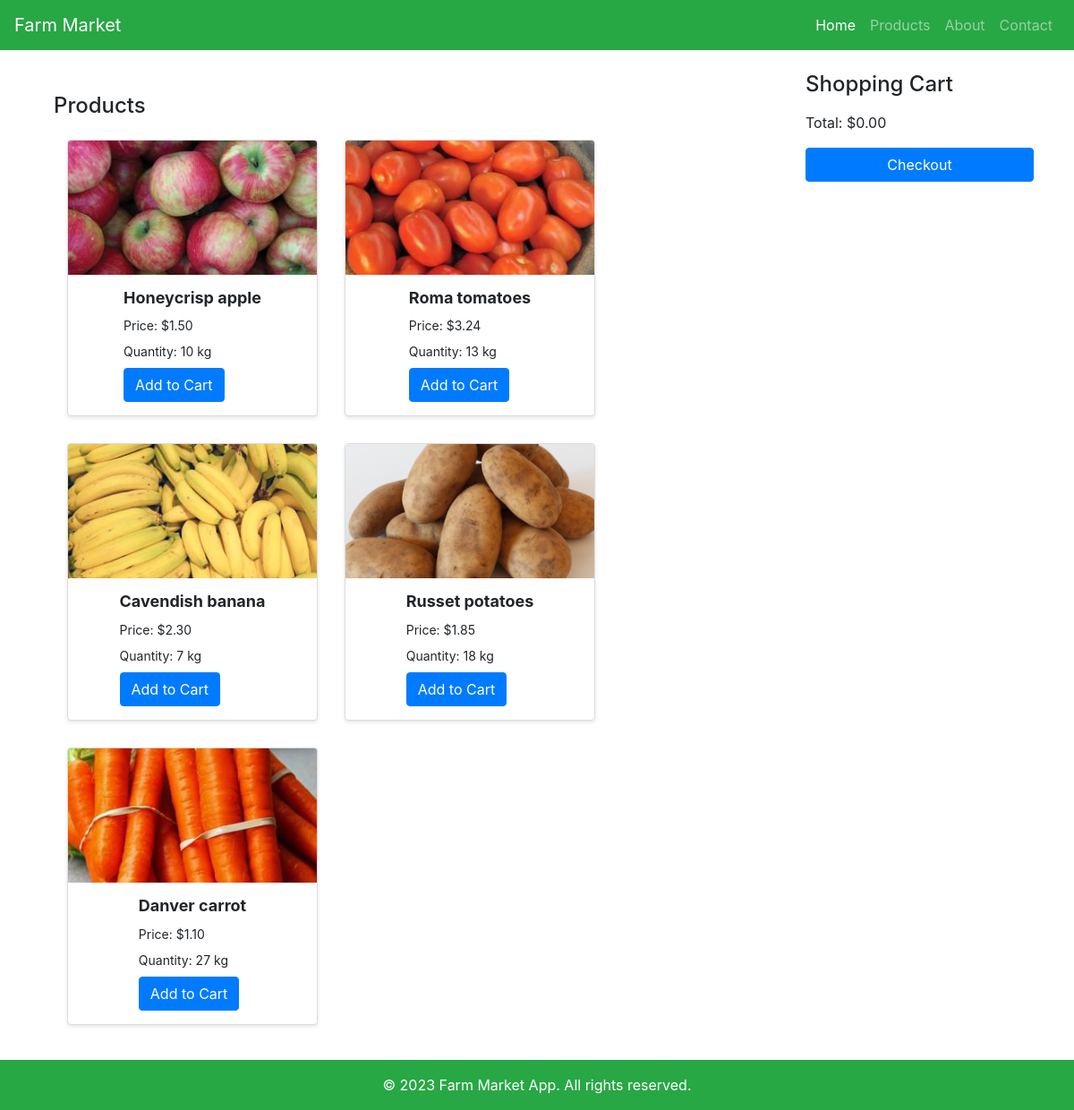
Page /list/ on the committed database.
### FarmApp/models.py (models this page shows, shortened)
class Product(models.Model):
    name = models.CharField(max_length=200)
    description = models.TextField()
    price = models.DecimalField(max_digits=10,decimal_places=2)
    category = models.ForeignKey(Category,on_delete=models.CASCADE)
    image = models.ImageField(upload_to='products/',blank=True,null=True)
    quantity = models.IntegerField(default=0)

### FarmApp/views.py (the view, shortened to what this page needs)
# urls.py: path('list/',product_list,name='product-list'),
def product_list(request):
    products = Product.objects.all()
    cart = request.session.get('cart', {})
    cart_items = {}
    total_price = 0
    context = {
        'products': products,
        'cart_items': cart_items,
        'total_price': total_price,
    }
    return render(request, 'shop/productlist.html', context)

### FarmApp/templates/Shop/productlist.html (shortened to what this page needs)
{% extends 'Shop/main-page.html' %}
    {% block content %}
</head>
<body>
<div class="container mt-4">
    <div class="row">
        <div class="col-md-9">
            <div class="container mt-4">
                <div class="row">
                    <div class="col-md-12">
                        <h4>Products</h4>
                        <div class="d-flex flex-wrap">
                            {% for product in products %}
                            <div class="card custom-card">
                                <img class="card-img-top" src="{{ product.image.url }}" alt="{{ product.name }}">
                                <div class="card-body">
                                    <h5 class="card-title">{{ product.name }}</h5>
                                    <p class="card-text">Price: ${{ product.price }}</p>
                                    <p class="card-text">Quantity: {{ product.quantity }} kg</p>
                                    <a href="{% url 'add_to_cart' product.id %}" class="btn btn-primary">Add to Cart</a>
                                </div>
                            </div>
                            {% endfor %}
                        </div>
                    </div>
                </div>
            </div>
        </div>
        <div class="col-md-3">
    <div class="cart-container">
        <h4>Shopping Cart</h4>
        <div class="total">
            Total: ${{ total_price|floatformat:2 }}
        </div>
        <a href="{% url 'checkout' %}" class="btn btn-primary btn-block mt-3">Checkout</a>
    </div>
</div>
    </div>
</div>
{% endblock content %}

### FarmApp/templates/Shop/main-page.html (shortened to what this page needs)
{% load static %}
<!DOCTYPE html>
<html lang="en">
<head>
    <link rel="stylesheet" href="https://stackpath.bootstrapcdn.com/bootstrap/4.5.2/css/bootstrap.min.css">
    <link rel="stylesheet" type="text/css" href="{% static 'css/main.css' %}">
</head>
<body>
<nav class="navbar navbar-expand-lg navbar-dark bg-success">
    <a class="navbar-brand" href="#">Farm Market</a>
    <div class="collapse navbar-collapse" id="navbarNav">
        <ul class="navbar-nav ml-auto">
            <li class="nav-item active">
                <a class="nav-link" href="#">Home</a>
            </li>
            <li class="nav-item">
                <a class="nav-link" href="{% url 'product-list' %}">Products</a>
            </li>
            <li class="nav-item">
                <a class="nav-link" href="#">About</a>
            </li>
            <li class="nav-item">
                <a class="nav-link" href="#">Contact</a>
            </li>
        </ul>
    </div>
</nav>
{% block content %}
{% endblock content %}
<footer class="bg-success text-white text-center p-3 mt-4">
    &copy; 2023 Farm Market App. All rights reserved.
</footer>
</body>
</html>

### FarmApp/templates/Shop/main-page.html (style rules this page uses)
body>nav { background-color: #28a745; }
footer { background-color: #28a745; color: #f8f9fa; padding: 10px; }
body { display: flex; flex-direction: column; min-height: 100vh; }

### FarmApp/templates/Shop/productlist.html (style rules this page uses)
body > nav { background-color: #28a745; }
.custom-card { border: 1px solid #dcdcdc; box-shadow: 0px 2px 4px rgba(0, 0, 0, 0.1); transition: transform 0.3s ease; display: flex; align-items: center; margin: 15px; width: 280px; }
.custom-card .card-img-top { height: 150px; object-fit: cover; flex: 0 0 150px; }
.custom-card .card-body { padding: 15px; }
.custom-card .card-title { font-size: 18px; font-weight: bold; margin-bottom: 10px; }
.custom-card .card-text { font-size: 14px; margin-bottom: 8px; }
.custom-card .btn-primary { background-color: #007bff; border-color: #007bff; color: #fff; }

### rows in the picture
Product: image (picture), name "Honeycrisp apple", price "1.50", quantity "10"
Product: image (picture), name "Roma tomatoes", price "3.24", quantity "13"
Product: image (picture), name "Cavendish banana", price "2.30", quantity "7"
Product: image (picture), name "Russet potatoes", price "1.85", quantity "18"
Product: image (picture), name "Danver carrot", price "1.10", quantity "27"

### other values in the picture
{{ total_price|floatformat:2 }} "0.00"
